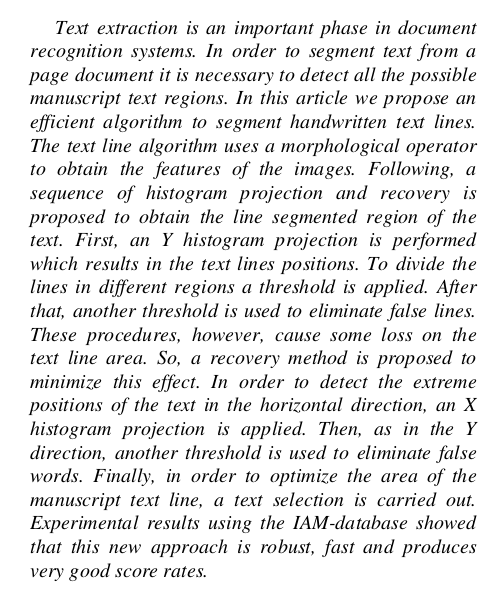
#> input picture Line-segmentation/input/file3.png, 503 x 598 px
$ python linesegment.py input/file3.png
#> lines starting #> are read from the running program, lines starting #| are printed output that depends on the picture; after the words box and inside, x2 and y2 are one past the last pixel; in counts of white or black regions, pixels touching at a corner belong together
import os
from os import path
import pdb
import cv2
import numpy as np
import math
from matplotlib import pyplot as plt
import argparse
import sys


def createKernel(kernelSize=25, sigma=11, theta=7):
	"""create anisotropic filter kernel according to given parameters"""
	assert kernelSize % 2 # must be odd size
	halfSize = kernelSize // 2

	kernel = np.zeros([kernelSize, kernelSize])
	sigmaX = sigma
	sigmaY = sigma * theta

	for i in range(kernelSize):
		for j in range(kernelSize):
			x = i - halfSize
			y = j - halfSize

			expTerm = np.exp(-x**2 / (2 * sigmaX) - y**2 / (2 * sigmaY))
			xTerm = (x**2 - sigmaX**2) / (2 * math.pi * sigmaX**5 * sigmaY)
			yTerm = (y**2 - sigmaY**2) / (2 * math.pi * sigmaY**5 * sigmaX)

			kernel[i, j] = (xTerm + yTerm) * expTerm

	kernel = kernel / np.sum(kernel)
	return kernel

def lineseg(filepath,thresholdratio=0.1,minimumspace=3):
#> called with filepath = 'input/file3.png', thresholdratio = 0.1, minimumspace = 3
    img=cv2.imread(filepath,0)
#> img is the input picture: shape (598, 503); min 0, max 255, mean 231.8
    height,width=img.shape
#> height = 598; width = 503
    #Preprocess image. -Morphological Transformation and Thresholding
    kernel=createKernel()
    imgFiltered = cv2.filter2D(img, -1, kernel, borderType=cv2.BORDER_REPLICATE).astype(np.uint8)
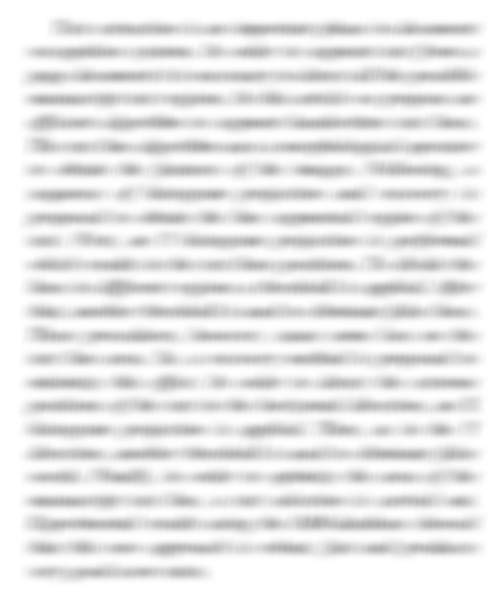
#> imgFiltered: shape (598, 503); min 172, max 255, mean 231.8
    (_, imgThres) = cv2.threshold(imgFiltered, 0, 255, cv2.THRESH_BINARY+cv2.THRESH_OTSU)
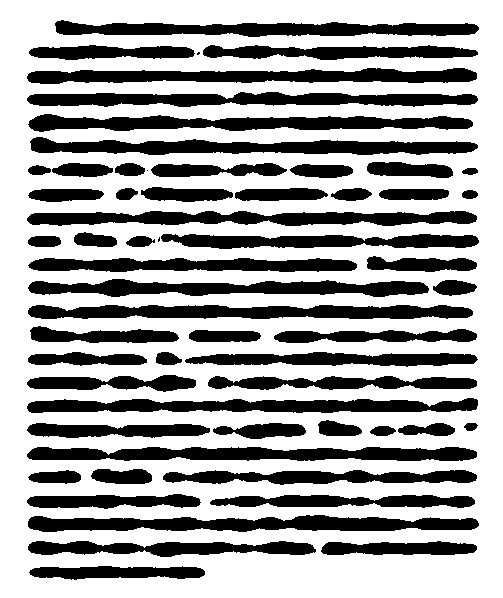
#> imgThres: shape (598, 503); 63.5% white; 59 black regions (3 under 20 px), largest, box (x1, y1, x2, y2) and area: (28, 515, 479, 532) 5247, (30, 137, 478, 155) 5074, (28, 305, 473, 319) 5027

    #Traverse pixel from top to bottom
    pixelwise=[]
    for ypixel in range(imgThres.shape[0]):
        #print(i)
        pixelvalues=imgThres[ypixel:ypixel+1,:]
        num_zeros = (pixelvalues == 0).sum()
        pixelwise.append(num_zeros)
#> this loop made 598 passes
#> num_zeros on passes 1 to 3: 0, 0, 0
#> after the loop, pixelwise = 598 values, max 451 at index 99, min 0 at index 0, mean 183.5

    #Visualise distribution
    #y_pos = np.arange(len(pixelwise))
    #plt.bar(y_pos,pixelwise)
    #plt.show()

    #Get y cordinates where frequency of black pixel > threshold
    box_of_entries=[]
    for index,entry in enumerate(pixelwise):
        if entry > thresholdratio * width :
            box_of_entries.append(index)
#> this loop made 598 passes
#> after the loop, box_of_entries = 318 values from 23 to 577

    #Simple logic to combine empty spaces
    ypixelspace=[]
    for i,value in enumerate(box_of_entries):
        if box_of_entries[i]-box_of_entries[i-1]>minimumspace:
            ypixelspace.append(box_of_entries[i]-2)
#> this loop made 318 passes
#> value on passes 1 to 3: 23, 24, 25
#> after the loop, ypixelspace = [44, 67, 91, 114, 138, 161, 186, 210, 233, 256, 279, 303, 328, 351, 375, 397, 421, 445, 468, 493, 515, 540, 565]

    fname=path.basename(filepath).split('.')[0]
    #Break image into lines
    cnt=1
    minypoint=0
    maxypoint=img.shape[0]
#> maxypoint = 598
    image_set=[]
    image_set.append(img[0:ypixelspace[0],0:width])
    cv2.imwrite('output/'+fname+'/'+'0.jpg',img[0:ypixelspace[0],0:width])
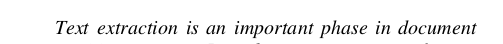
#> saved as 0.jpg: shape (44, 503); min 0, max 255, mean 241.8
    image_set.append(img[ypixelspace[-1]:maxypoint,0:width])
    try:
        os.mkdir('output/'+fname)
    except Exception as e:
        print(str(e))
    for index in range(len(ypixelspace)-1):
        linepiece=img[ypixelspace[index]:ypixelspace[index+1],0:width]
        image_set.append(img[ypixelspace[index]:ypixelspace[index+1],0:width])
        cv2.imwrite('output/'+fname+'/'+str(cnt)+'.jpg',linepiece)
        cnt=cnt+1
#> this loop made 22 passes
#> pass 1, in lineseg, `linepiece=img[ypixelspace[index]:ypixelspace[index+1],0:width]`:
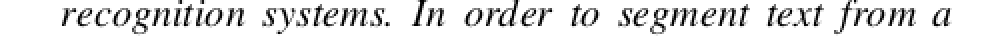
#> linepiece: shape (23, 503) (shown 2 times larger); min 0, max 255, mean 230
#> pass 2, in lineseg, `linepiece=img[ypixelspace[index]:ypixelspace[index+1],0:width]`:
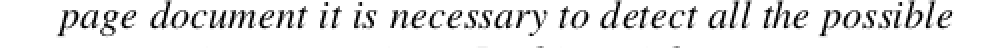
#> linepiece: shape (24, 503) (shown 2 times larger); min 0, max 255, mean 229
#> pass 3, in lineseg, `linepiece=img[ypixelspace[index]:ypixelspace[index+1],0:width]`:
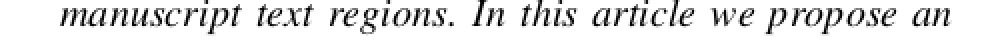
#> linepiece: shape (23, 503) (shown 2 times larger); min 0, max 255, mean 229.2
#> after the loop, cnt = 23; image_set = 24 items
    cv2.imwrite('output/'+fname+'/'+str(cnt)+'.jpg',img[ypixelspace[-1]:maxypoint,0:width])
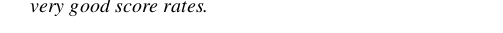
#> saved as 23.jpg: shape (33, 503); min 0, max 255, mean 248.2

    print(image_set)
#> (printed output is left out)
    return path.join(os.getcwd(),'output',fname)

def main():
    parser = argparse.ArgumentParser(description='Line Segmentation of images. ')
    parser.add_argument('file',help="Image path here.")
    args = parser.parse_args()
    if args.file and path.exists(args.file):
        filepath=args.file
        op_folder=lineseg(filepath)
        print("Segmentation succesful!")
        print("Check folder : "+op_folder)
        return 1
    else:
        print("Enter correct image path!!")
        return 0


if __name__=='__main__':
    status=main()
